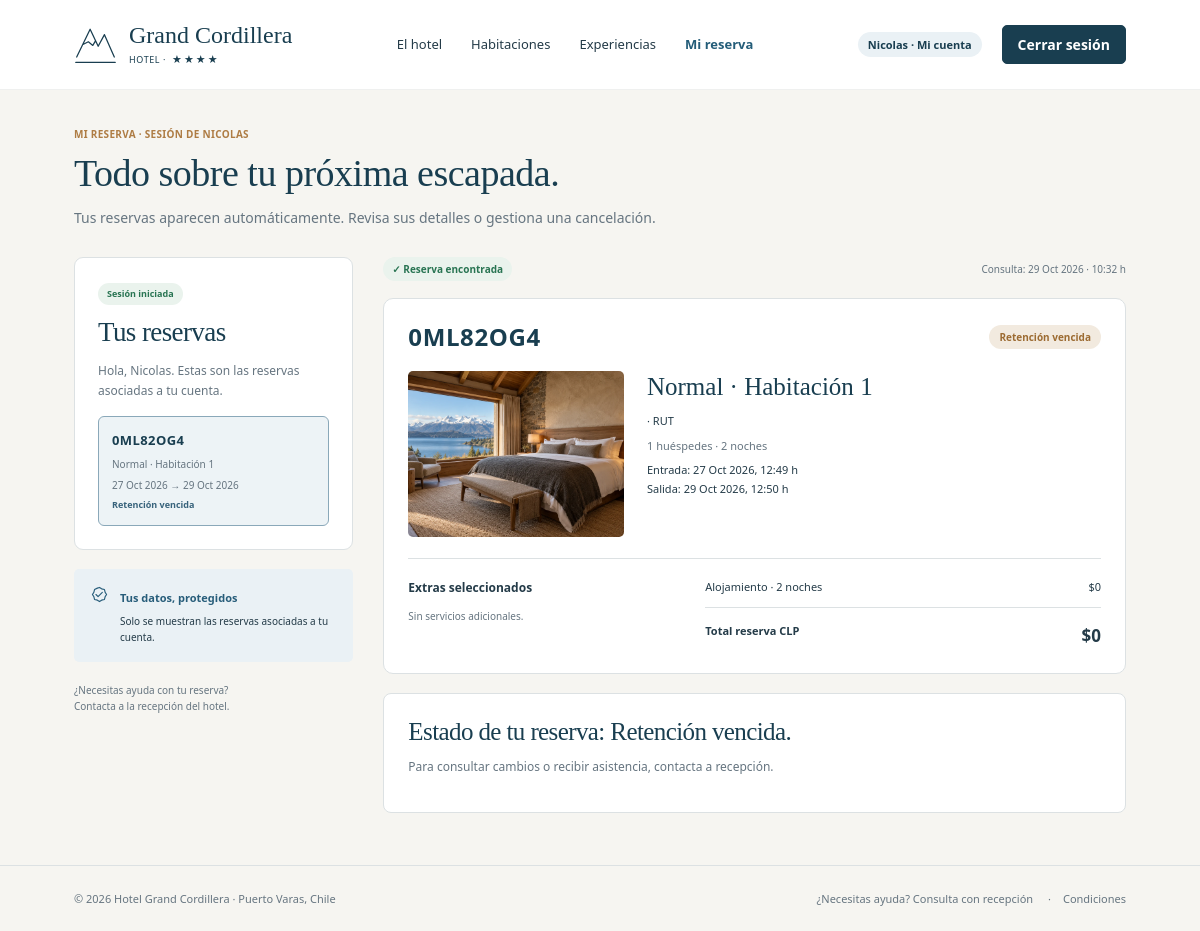
Page /mi-reserva/?reserva=0ML82OG4 (signed in) on the earlier database version.
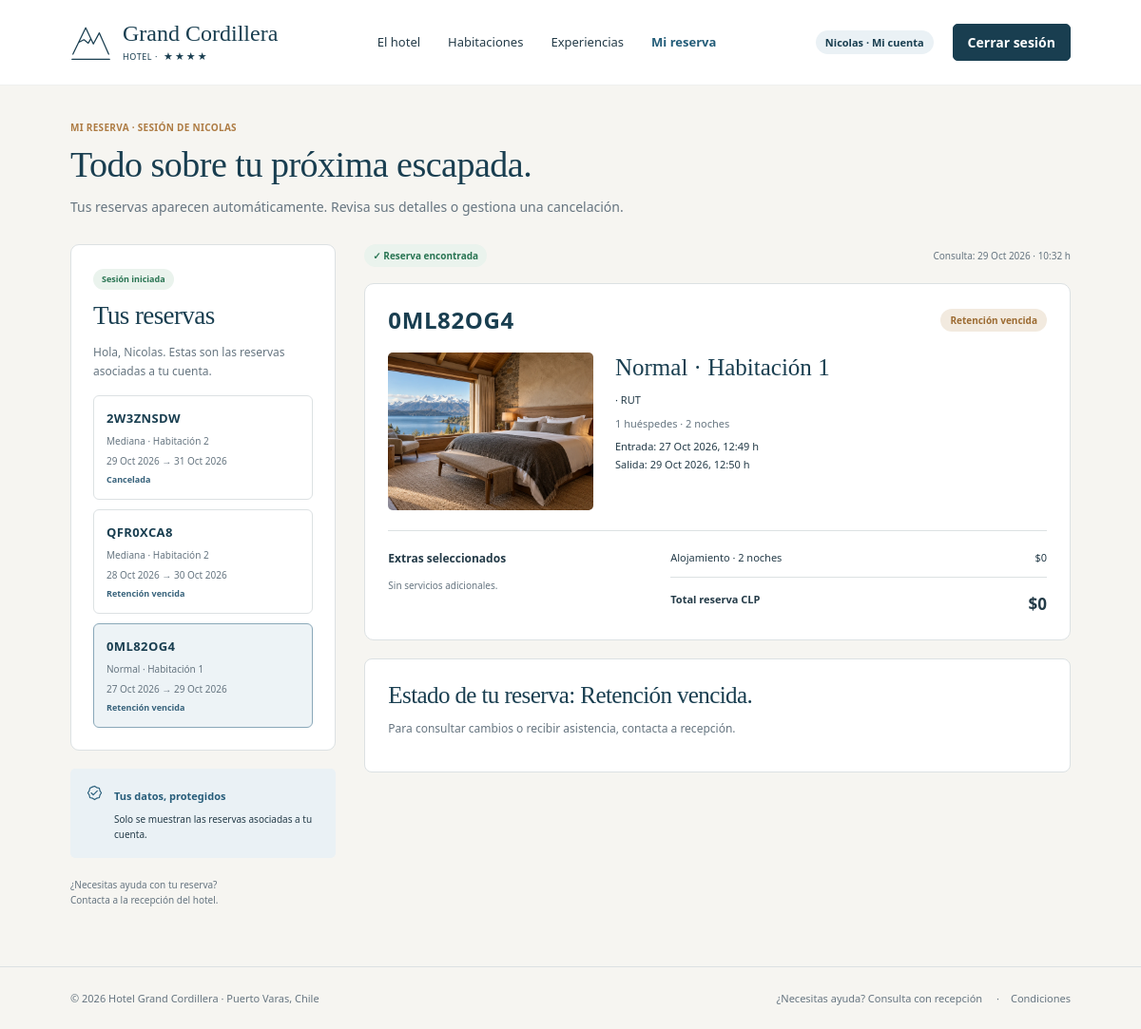
Same page on the later database version.
### hotel/models.py (models this page shows, shortened)
class Usuario(AbstractUser):
    username = None
    first_name = None
    last_name = None
    rut = models.CharField(
        max_length=12,
        unique=True,
        verbose_name="RUT",
    )
    nombre = models.CharField(max_length=100)
    apellido = models.CharField(max_length=100)
    email = models.EmailField(
        unique=True,
        verbose_name="Correo electrónico",
    )
    telefono = models.CharField(
        max_length=25,
        verbose_name="Teléfono",
    )
    USERNAME_FIELD = "email"
    REQUIRED_FIELDS = [
        "rut",
        "nombre",
        "apellido",
        "telefono",
    ]
    objects = UsuarioManager()
    class Meta:
        db_table = "usuario"
        verbose_name = "Usuario"
        verbose_name_plural = "Usuarios"
        constraints = [
            models.UniqueConstraint(
                Lower("email"),
                name="usuario_email_unico_sin_mayusculas",
            ),
        ]

class Reserva(models.Model):
    class Estado(models.TextChoices):
        RETENIDA = "RETENIDA", "Retención temporal"
        CONFIRMADA = "CONFIRMADA", "Confirmada"
        EN_ESTADIA = "EN_ESTADIA", "En estadía"
        COMPLETADA = "COMPLETADA", "Completada"
        CANCELADA = "CANCELADA", "Cancelada"
    codigo = models.CharField(
        max_length=8,
        unique=True,
        default=generar_codigo_reserva,
        editable=False,
    )
    cliente = models.ForeignKey(
        Cliente,
        on_delete=models.PROTECT,
        related_name="reservas",
        null=True,
        blank=True,
    )
    personal = models.ForeignKey(
        PersonalHotel,
        on_delete=models.PROTECT,
        related_name="reservas_gestionadas",
        null=True,
        blank=True,
    )
    habitacion = models.ForeignKey(
        Habitacion,
        on_delete=models.PROTECT,
        related_name="reservas",
    )
    fecha_entrada = models.DateTimeField()
    fecha_salida = models.DateTimeField()
    numero_huespedes = models.PositiveSmallIntegerField(
        default=1,
        validators=[MinValueValidator(1), MaxValueValidator(6)],
        verbose_name="Número de huéspedes",
    )
    pago_simulado = models.BooleanField(
        default=False, editable=False, verbose_name="Pago de prueba aprobado",
    )
    fecha_creacion = models.DateTimeField(
        default=timezone.now,
        editable=False,
    )
    fecha_confirmacion = models.DateTimeField(
        null=True,
        blank=True,
    )
    fecha_checkin = models.DateTimeField(
        null=True,
        blank=True,
    )
    estado = models.CharField(
        max_length=12,
        choices=Estado.choices,
        default=Estado.RETENIDA,
    )
    retencion_hasta = models.DateTimeField(
        default=calcular_vencimiento_retencion,
        null=True,
        blank=True,
    )
    titular_rut = models.CharField(
        max_length=12,
        blank=True,
    )
    titular_nombre = models.CharField(
        max_length=100,
        blank=True,
    )
    titular_apellido = models.CharField(
        max_length=100,
        blank=True,
    )
    titular_correo = models.EmailField(blank=True)
    titular_telefono = models.CharField(
        max_length=25,
        blank=True,
    )
    precio_noche_pactado = models.DecimalField(
        max_digits=12,
        decimal_places=2,
        default=0,
        validators=[MinValueValidator(0)],
    )
    descuento_aplicado = models.DecimalField(
        max_digits=12,
        decimal_places=2,
        default=0,
        validators=[MinValueValidator(0)],
    )
    monto_total = models.DecimalField(
        max_digits=12,
        decimal_places=2,
        default=0,
        validators=[MinValueValidator(0)],
    )
    class Meta:
        db_table = "reserva"
        verbose_name = "Reserva"
        verbose_name_plural = "Reservas"
        ordering = ["-fecha_creacion"]
        constraints = [
            models.CheckConstraint(
                condition=Q(fecha_salida__gt=F("fecha_entrada")),
                name="reserva_fechas_ordenadas",
            ),
            models.CheckConstraint(
                condition=Q(
                    precio_noche_pactado__gte=0,
                    descuento_aplicado__gte=0,
                    monto_total__gte=0,
                ),
                name="reserva_importes_no_negativos",
            ),
        ]
        indexes = [
            models.Index(
                fields=[
                    "habitacion",
                    "estado",
                    "fecha_entrada",
                    "fecha_salida",
                ],
                name="reserva_disponibilidad_idx",
            ),
        ]
    @staticmethod
    def contar_noches(entrada, salida):
        if not entrada or not salida or salida <= entrada:
            raise ValidationError({
                "fecha_salida": "La salida debe ser posterior a la entrada.",
            })
        zona = timezone.get_default_timezone()
        entrada_local = timezone.localtime(entrada, zona) if timezone.is_aware(entrada) else entrada
        salida_local = timezone.localtime(salida, zona) if timezone.is_aware(salida) else salida
        return max(1, (salida_local.date() - entrada_local.date()).days)

class Habitacion(models.Model):
    class Tipo(models.TextChoices):
        NORMAL = "NORMAL", "Normal"
        MEDIANA = "MEDIANA", "Mediana"
        GRANDE = "GRANDE", "Grande / Suite"
    class Estado(models.TextChoices):
        DISPONIBLE = "DISPONIBLE", "Disponible"
        RESERVADA = "RESERVADA", "Reservada"
        OCUPADA = "OCUPADA", "Ocupada"
        MANTENIMIENTO = "MANTENIMIENTO", "En mantenimiento"
    numero = models.PositiveIntegerField(
        unique=True,
        validators=[MinValueValidator(1)],
    )
    tipo = models.CharField(
        max_length=10,
        choices=Tipo.choices,
    )
    precio_base_noche = models.DecimalField(
        max_digits=12,
        decimal_places=2,
        validators=[MinValueValidator(0)],
    )
    estado_actual = models.CharField(
        max_length=15,
        choices=Estado.choices,
        default=Estado.DISPONIBLE,
    )
    class Meta:
        db_table = "habitacion"
        verbose_name = "Habitación"
        verbose_name_plural = "Habitaciones"
        ordering = ["numero"]
        constraints = [
            models.CheckConstraint(
                condition=Q(precio_base_noche__gte=0),
                name="habitacion_precio_no_negativo",
            ),
        ]

### hotel/gestion_views.py (the view, shortened to what this page needs)
# urls.py: path('mi-reserva/', gestion_views.mis_reservas, name='mis_reservas'),
@never_cache
def mis_reservas(request):
    reserva = None
    reservas = []
    consulta_realizada = False
    form = None
    if request.user.is_authenticated:
        reservas = list(Reserva.objects.filter(cliente__usuario=request.user).select_related(
            'habitacion', 'cliente__usuario',
        ).annotate(prioridad=Case(
            When(estado=Reserva.Estado.CONFIRMADA, then=Value(0)),
            When(estado=Reserva.Estado.EN_ESTADIA, then=Value(1)),
            default=Value(2), output_field=IntegerField(),
        )).order_by('prioridad', '-fecha_creacion'))
        for opcion in reservas:
            opcion.estado_gestion = texto_estado(opcion)
        codigo = request.GET.get('reserva')
        reserva = next((r for r in reservas if r.codigo == codigo), None) if codigo else (reservas[0] if reservas else None)
        if codigo and reserva is None:
            raise Http404
    contexto = {
        'consulta_form': form, 'reservas': reservas, 'consulta_realizada': consulta_realizada,
        'gestion_activa': True, 'consulta_hora': timezone.now(),
    }
    if reserva is not None:
        contexto.update(contexto_estadia(reserva))
        contexto.update({
            'estado_gestion': texto_estado(reserva),
            'puede_cancelar': puede_cancelar(reserva),
            'cancelar_form': CancelarReservaForm(),
        })
    return render(request, 'hotel/mis_reservas.html', contexto)

### hotel/templates/hotel/mis_reservas.html (shortened to what this page needs)
{% extends 'hotel/base.html' %}{% load static %}
{% block content %}
<section class="booking-page management-page"><div class="container">
  <header class="booking-heading"><span class="eyebrow">MI RESERVA · {% if user.is_authenticated %}SESIÓN DE {{ user.nombre|upper }}{% else %}SIN INICIAR SESIÓN{% endif %}</span><h1>Todo sobre tu próxima escapada.</h1><p>{% if user.is_authenticated %}Tus reservas aparecen automáticamente. Revisa sus detalles o gestiona una cancelación.{% else %}Consulta los detalles de tu reserva o solicita su cancelación con tu código y RUT.{% endif %}</p></header>
  <div class="management-layout"><aside class="management-sidebar">
    {% if user.is_authenticated %}
    <section class="management-sidebar-card"><span class="account-badge">Sesión iniciada</span><h2>Tus reservas</h2><p class="sidebar-intro">Hola, {{ user.nombre }}. Estas son las reservas asociadas a tu cuenta.</p>
    <nav class="own-reservations" aria-label="Tus reservas">{% for opcion in reservas %}<a class="own-reservation {% if opcion.pk == reserva.pk %}active{% endif %}" href="{% url 'hotel:mis_reservas' %}?reserva={{ opcion.codigo }}" {% if opcion.pk == reserva.pk %}aria-current="page"{% endif %}><strong>{{ opcion.codigo }}</strong><span>{{ opcion.habitacion.get_tipo_display }} · Habitación {{ opcion.habitacion.numero }}</span><span>{{ opcion.fecha_entrada|date:'j M Y' }} → {{ opcion.fecha_salida|date:'j M Y' }}</span><small>{{ opcion.estado_gestion }}</small></a>{% empty %}<p class="sidebar-intro">Aún no tienes reservas asociadas.</p>{% endfor %}</nav></section>
    {% endif %}
    <div class="data-protection"><svg class="icon"><use href="#check"/></svg><div><strong>Tus datos, protegidos</strong><p>{% if user.is_authenticated %}Solo se muestran las reservas asociadas a tu cuenta.{% else %}Solo se muestran reservas que coincidan con el código y el RUT del huésped titular.{% endif %}</p></div></div><p class="management-help">¿Necesitas ayuda con tu reserva?<br>Contacta a la recepción del hotel.</p>
  </aside><div class="management-content">
  {% if reserva %}
    <div class="management-result-meta"><span class="account-badge">✓ Reserva encontrada</span><span>Consulta: {{ consulta_hora|date:'j M Y · H:i' }} h</span></div>
    <article class="managed-reservation"><header class="managed-reservation-header"><h2>{{ reserva.codigo }}</h2><span class="reservation-state state-{{ reserva.estado|lower }}">{{ estado_gestion }}</span></header>
    <div class="managed-room"><img src="{% static 'hotel/img/habitacion-sur.webp' %}" alt="Ambientación ilustrativa de una habitación del sur de Chile"><div><h3>{{ reserva.habitacion.get_tipo_display }} · Habitación {{ reserva.habitacion.numero }}</h3><p>{{ reserva.titular_nombre }} {{ reserva.titular_apellido }} · RUT {{ reserva.titular_rut }}</p><p class="muted">{{ reserva.numero_huespedes }} huéspedes · {{ noches }} noches</p><p>Entrada: {{ reserva.fecha_entrada|date:'j M Y, H:i' }} h<br>Salida: {{ reserva.fecha_salida|date:'j M Y, H:i' }} h</p><p class="muted">{{ reserva.titular_correo }}</p></div></div>
    <div class="managed-breakdown"><div><h4>Extras seleccionados</h4><ul>{% for detalle in detalles %}<li>✓ {{ detalle.servicio.nombre }} · {{ detalle.cantidad }} unidad{{ detalle.cantidad|pluralize:' ,es' }}</li>{% empty %}<li>Sin servicios adicionales.</li>{% endfor %}</ul></div><div class="management-prices"><div><span>Alojamiento · {{ noches }} noches</span><strong>${{ alojamiento|floatformat:'-2g' }}</strong></div><div class="management-total"><strong>Total reserva CLP</strong><strong>${{ reserva.monto_total|floatformat:'-2g' }}</strong></div></div></div></article>
    {% if reserva.estado == 'CANCELADA' %}<section class="management-status-panel canceled-panel"><span class="success-circle" aria-hidden="true">✓</span><div><h2>Tu reserva está cancelada.</h2><p>La habitación ya no está reservada a tu nombre para estas fechas.</p><a class="outline-button" href="{% url 'hotel:fechas' %}">Planificar otra estadía →</a></div></section>
    {% else %}<section class="management-status-panel"><div><h2>{% if reserva.estado == 'CONFIRMADA' %}La cancelación en línea ya no está disponible.{% else %}Estado de tu reserva: {{ estado_gestion }}.{% endif %}</h2><p>{% if reserva.estado == 'CONFIRMADA' %}Quedan menos de tres horas para la entrada. Contacta a recepción para recibir ayuda.{% else %}Para consultar cambios o recibir asistencia, contacta a recepción.{% endif %}</p></div></section>{% endif %}
  {% elif consulta_realizada %}<section class="management-empty lookup-empty" role="status"><svg class="empty-mountain"><use href="#mountain"/></svg><h2>No encontramos una reserva.</h2><p>Revisa el código y el RUT del titular. Si necesitas ayuda, contacta a recepción.</p></section>
  {% else %}<section class="management-empty initial-lookup"><svg class="empty-mountain"><use href="#mountain"/></svg><h2>Tu reserva aparecerá aquí.</h2><p>Ingresa tu código y el RUT del titular para consultar los detalles de tu estadía.</p></section>{% endif %}
  </div></div>
</div></section>{% include 'hotel/pie_reserva.html' %}
{% endblock %}

### hotel/templates/hotel/base.html (shortened to what this page needs)
{% load static %}
<!DOCTYPE html>
<html lang="es-CL">
<head>
  <link rel="stylesheet" href="{% static 'hotel/css/home.css' %}">
  <link rel="stylesheet" href="{% static 'hotel/css/reservas.css' %}">
  <link rel="stylesheet" href="{% static 'hotel/css/checkout.css' %}">
  <link rel="stylesheet" href="{% static 'hotel/css/gestion.css' %}">
</head>
<body>
  <header class="site-header"><div class="header-inner container">
    <a class="brand" href="{% url 'hotel:home' %}" aria-label="Grand Cordillera, inicio"><svg class="brand-mark" aria-hidden="true"><use href="#mountain"/></svg><span><span class="brand-name">Grand Cordillera</span><span class="brand-subtitle">HOTEL · <span class="stars">★★★★</span></span></span></a>
    <nav id="navegacion" class="main-nav" aria-label="Navegación principal"><a href="{% url 'hotel:home' %}#el-hotel">El hotel</a><a href="{% url 'hotel:fechas' %}">Habitaciones</a><a href="{% url 'hotel:home' %}#experiencias">Experiencias</a><a class="nav-link {% if gestion_activa %}current-nav{% endif %}" href="{% url 'hotel:mis_reservas' %}" {% if gestion_activa %}aria-current="page"{% endif %}>Mi reserva</a></nav>
    <div class="account-nav">{% if user.is_authenticated %}<a class="account-profile-link" href="{% url 'hotel:mis_reservas' %}">{{ user.nombre }} · Mi cuenta</a><form action="{% url 'hotel:salir' %}" method="post">{% csrf_token %}<button class="button button-small" type="submit">Cerrar sesión</button></form>{% else %}<a class="login-link" href="{% url 'hotel:ingresar' %}{% if gestion_activa %}?next={% url 'hotel:mis_reservas' %}{% endif %}">Iniciar sesión</a><a class="button button-small" href="{% url 'hotel:registro' %}">Registrarse · −5%</a>{% endif %}</div>
  </div></header>
  <main id="contenido">{% block content %}{% endblock %}</main>
</body>
</html>

### hotel/templates/hotel/pie_reserva.html
<footer class="booking-footer"><div class="container"><p>© {% now 'Y' %} Hotel Grand Cordillera · Puerto Varas, Chile</p><p>¿Necesitas ayuda? Consulta con recepción <span>·</span><button type="button" data-dialog="condiciones">Condiciones</button></p></div></footer>

Differences in the rows shown:
added Reserva: codigo "2W3ZNSDW", habitacion.tipo "Mediana", habitacion.numero "2", fecha_entrada "29 Oct 2026", fecha_salida "31 Oct 2026", estado_gestion "Cancelada"
added Reserva: codigo "QFR0XCA8", habitacion.tipo "Mediana", habitacion.numero "2", fecha_entrada "28 Oct 2026", fecha_salida "30 Oct 2026", estado_gestion "Retención vencida"
